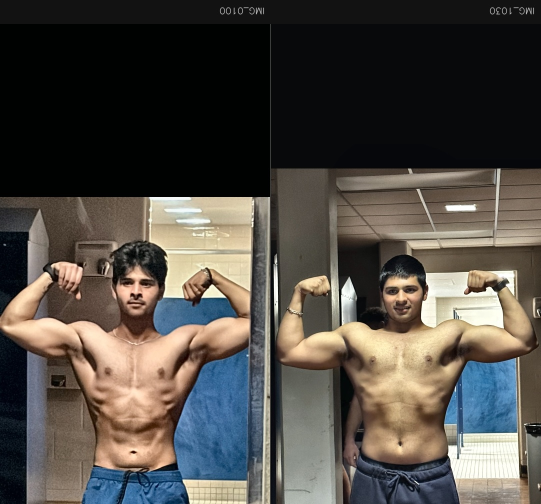
#> input picture test_comparison.jpg, 1082 x 1008 px (shown at 1/2 size)
$ python -i normalize.py   (imports and definitions only)
#> lines starting #> are read from the running program, lines starting #| are printed output that depends on the picture
#> further down, picture is the input picture: shape (1008, 1082, 3); mean B, G, R 69.4, 75.3, 79.8
#!/usr/bin/env python3
"""
normalize.py — Gym photo normalization pipeline
Aligns body, normalizes scale, corrects lighting via CLAHE.
Reads EXIF dates and names output files chronologically.

Usage:
  python normalize.py <input_folder> <output_folder>

Example:
  python normalize.py ~/poses/front_double_bicep ~/poses/normalized/front_double_bicep
"""

import os, sys, subprocess, argparse
from datetime import datetime
import cv2
import numpy as np

CANVAS_W = 1080
CANVAS_H = 1920
BODY_RATIO = 0.82     # body height as fraction of canvas height
HEAD_PAD   = 0.06     # head sits this far from top of canvas


# [13 lines left out: function get_exif_date, not called in this run]


def apply_clahe(bgr):
    """
    CLAHE on L-channel of LAB color space.
    Blended 65/35 with original to avoid over-processing.
    """
    lab = cv2.cvtColor(bgr, cv2.COLOR_BGR2LAB)
#> lab: shape (1008, 1082, 3); mean of channels 0, 1, 2 79.4, 129.7, 131.9
    l, a, b = cv2.split(lab)
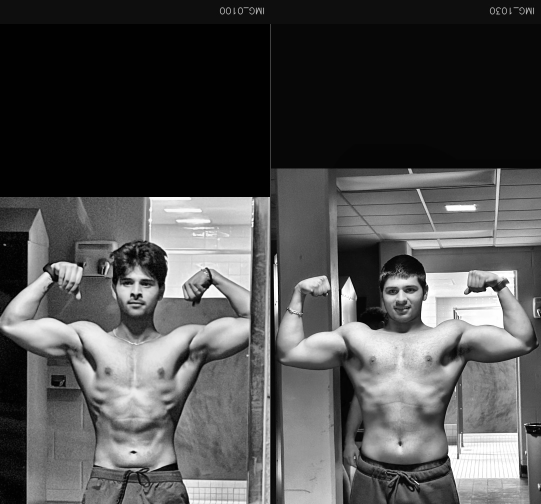
#> l: shape (1008, 1082) (shown at 1/2 size); min 0, max 255, mean 79.4
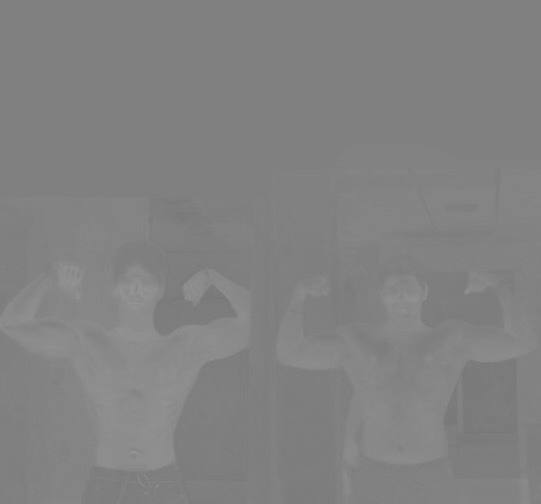
#> a: shape (1008, 1082) (shown at 1/2 size); min 115, max 152, mean 129.7
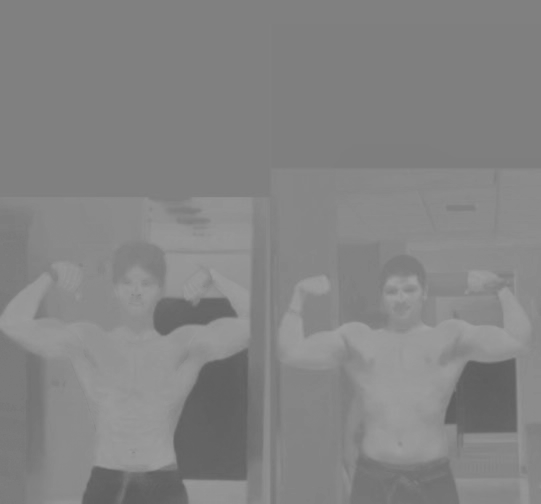
#> b: shape (1008, 1082) (shown at 1/2 size); min 94, max 162, mean 131.9
    clahe = cv2.createCLAHE(clipLimit=2.0, tileGridSize=(8, 8))
    l_eq = clahe.apply(l)
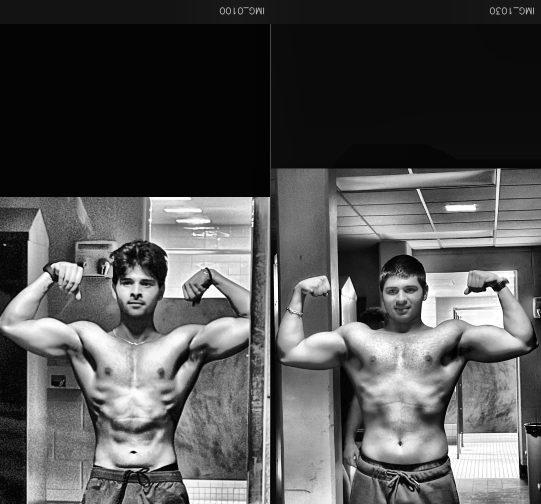
#> l_eq: shape (1008, 1082) (shown at 1/2 size); min 0, max 255, mean 82.7
    l_blend = cv2.addWeighted(l_eq, 0.65, l, 0.35, 0)
    return cv2.cvtColor(cv2.merge([l_blend, a, b]), cv2.COLOR_LAB2BGR)
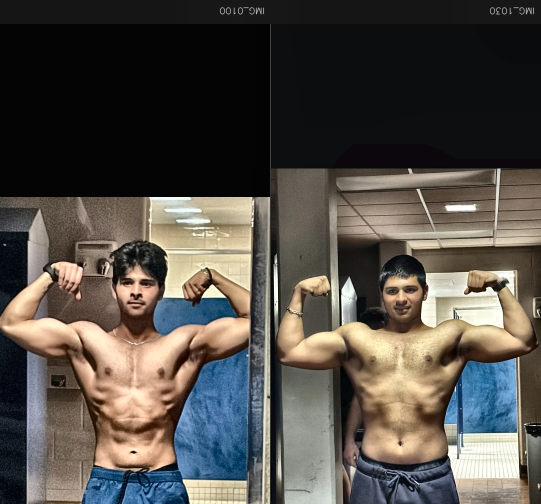
#> returned value: shape (1008, 1082, 3) (shown at 1/2 size); mean B, G, R 72.1, 77.9, 82.6


# [167 lines left out: functions normalize_image, convert_heic, main, not called in this run]


# [2 lines not run here, left out]

>>> import cv2
>>> picture = cv2.imread('test_comparison.jpg')
>>> result = apply_clahe(picture)
